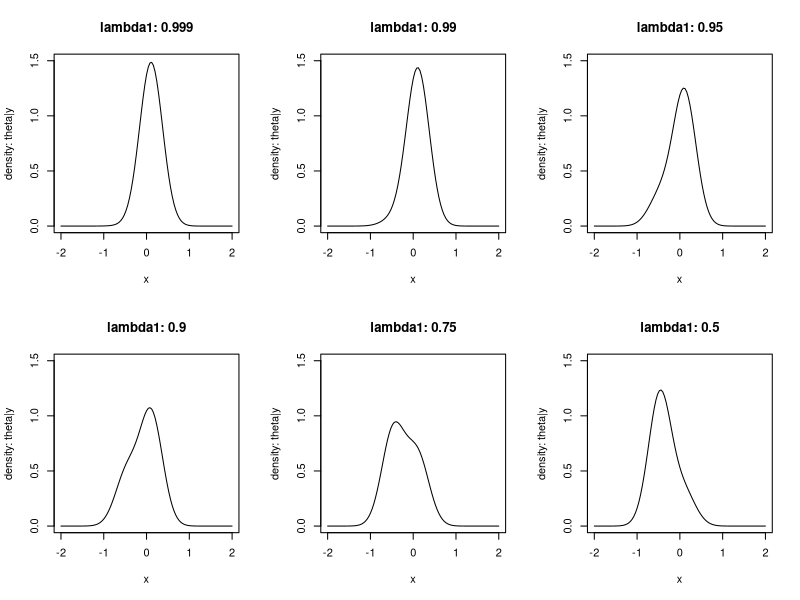

Reproduce this figure in R.
sketch <- function(lambda1) {
    lambda2 <- 1 - lambda1
    
    post_lambda_numerator = dnorm(-0.25, 1, sqrt(0.5^2 + 0.1)) * lambda1 + 
        dnorm(-0.25, -1, sqrt(0.5^2 + 0.1)) * lambda2
    post_lambda1 = dnorm(-0.25, 1, sqrt(0.5^2 + 0.1)) * lambda1 / 
        post_lambda_numerator
    post_lambda2 = dnorm(-0.25, -1, sqrt(0.5^2 + 0.1)) * lambda2 / 
        post_lambda_numerator
        
    curve(post_lambda1*dnorm(x, 1.5/14, sqrt(1/14))+ post_lambda2*dnorm(x, -6.5/14, sqrt(1/14))
    ,ylab="density: theta|y", xlim=c(-2, 2), main=paste("lambda1:",lambda1), ylim = c(0, 1.5))
}

dnorm(-0.25, 1, sqrt(0.5^2 + 0.1)) 
dnorm(-0.25, -1, sqrt(0.5^2 + 0.1)) 

par(mfrow = c(2, 3))
sketch(0.999)
sketch(0.99)
sketch(0.95)
sketch(0.9)
sketch(0.75)
sketch(0.5)

